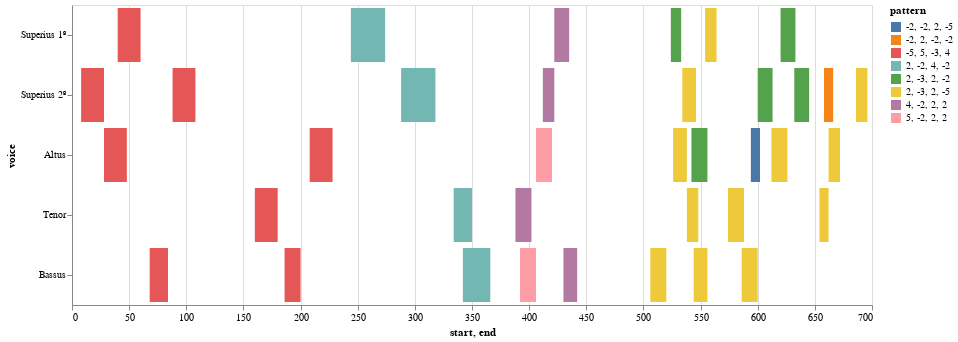

The cell this chart's notebook holds for it:
### Markdown cell above
### Mass Movement Heatmap

### Code cell
## Use this for the Mass Movement Heatmap

nr = mass_movement.notes(combineUnisons=True) 
mel = mass_movement.melodic(df=nr, kind='d', compound=True, unit=0, end=False)
mel_ngrams = mass_movement.ngrams(df=mel, n=4)
entry_ngrams = mass_movement.entries(df=mel, n=4)
mel_ngrams_duration = mass_movement.durations(df=mel, n=4, mask_df=entry_ngrams)
viz.plot_ngrams_heatmap(entry_ngrams, mel_ngrams_duration, selected_patterns=shared_entries, voices=[], includeCount=False)

### Figure 1 — Vega-Lite specification as saved in the notebook (floating-point values rounded to 4 significant figures)
{"config": {"view": {"continuousWidth": 400, "continuousHeight": 300}}, "data": {"name": "data-018c538c0f6de15644c65f3115e88378"}, "mark": "bar", "encoding": {"color": {"type": "nominal", "field": "pattern"}, "opacity": {"condition": {"value": 1, "selection": "selector029"}, "value": 0.2}, "tooltip": [{"type": "quantitative", "field": "start"}, {"type": "quantitative", "field": "end"}, {"type": "nominal", "field": "pattern"}], "x": {"type": "quantitative", "field": "start"}, "x2": {"field": "end"}, "y": {"type": "nominal", "field": "voice", "sort": null}}, "height": 300, "selection": {"selector029": {"type": "multi", "fields": ["pattern"]}}, "width": 800, "$schema": "https://vega.github.io/schema/vega-lite/v4.8.1.json", "datasets": {"data-018c538c0f6de15644c65f3115e88378": [{"start": 40.0, "voice": "Superius 1º", "pattern": "-5, 5, -3, 4", "end": 60.0}, {"start": 244.0, "voice": "Superius 1º", "pattern": "2, -2, 4, -2", "end": 274.0}, {"start": 422.0, "voice": "Superius 1º", "pattern": "4, -2, 2, 2", "end": 435.0}, {"start": 524.0, "voice": "Superius 1º", "pattern": "2, -3, 2, -2", "end": 533.0}, {"start": 554.0, "voice": "Superius 1º", "pattern": "2, -3, 2, -5", "end": 564.0}, {"start": 620.0, "voice": "Superius 1º", "pattern": "2, -3, 2, -2", "end": 633.0}, {"start": 8.0, "voice": "Superius 2º", "pattern": "-5, 5, -3, 4", "end": 28.0}, {"start": 88.0, "voice": "Superius 2º", "pattern": "-5, 5, -3, 4", "end": 108.0}, {"start": 288.0, "voice": "Superius 2º", "pattern": "2, -2, 4, -2", "end": 318.0}, {"start": 412.0, "voice": "Superius 2º", "pattern": "4, -2, 2, 2", "end": 422.0}, {"start": 534.0, "voice": "Superius 2º", "pattern": "2, -3, 2, -5", "end": 546.0}, {"start": 600.0, "voice": "Superius 2º", "pattern": "2, -3, 2, -2", "end": 613.0}, {"start": 632.0, "voice": "Superius 2º", "pattern": "2, -3, 2, -2", "end": 645.0}, {"start": 658.0, "voice": "Superius 2º", "pattern": "-2, 2, -2, -2", "end": 666.0}, {"start": 686.0, "voice": "Superius 2º", "pattern": "2, -3, 2, -5", "end": 696.0}, {"start": 28.0, "voice": "Altus", "pattern": "-5, 5, -3, 4", "end": 48.0}, {"start": 208.0, "voice": "Altus", "pattern": "-5, 5, -3, 4", "end": 228.0}, {"start": 406.0, "voice": "Altus", "pattern": "5, -2, 2, 2", "end": 420.0}, {"start": 526.0, "voice": "Altus", "pattern": "2, -3, 2, -5", "end": 538.0}, {"start": 542.0, "voice": "Altus", "pattern": "2, -3, 2, -2", "end": 556.0}, {"start": 594.0, "voice": "Altus", "pattern": "-2, -2, 2, -5", "end": 602.0}, {"start": 612.0, "voice": "Altus", "pattern": "2, -3, 2, -5", "end": 626.0}, {"start": 662.0, "voice": "Altus", "pattern": "2, -3, 2, -5", "end": 672.0}, {"start": 160.0, "voice": "Tenor", "pattern": "-5, 5, -3, 4", "end": 180.0}, {"start": 334.0, "voice": "Tenor", "pattern": "2, -2, 4, -2", "end": 350.0}, {"start": 388.0, "voice": "Tenor", "pattern": "4, -2, 2, 2", "end": 402.0}, {"start": 538.0, "voice": "Tenor", "pattern": "2, -3, 2, -5", "end": 548.0}, {"start": 574.0, "voice": "Tenor", "pattern": "2, -3, 2, -5", "end": 588.0}, {"start": 654.0, "voice": "Tenor", "pattern": "2, -3, 2, -5", "end": 662.0}, {"start": 68.0, "voice": "Bassus", "pattern": "-5, 5, -3, 4", "end": 84.0}, {"start": 186.0, "voice": "Bassus", "pattern": "-5, 5, -3, 4", "end": 200.0}, {"start": 342.0, "voice": "Bassus", "pattern": "2, -2, 4, -2", "end": 366.0}, {"start": 392.0, "voice": "Bassus", "pattern": "5, -2, 2, 2", "end": 406.0}, {"start": 430.0, "voice": "Bassus", "pattern": "4, -2, 2, 2", "end": 442.0}, {"start": 506.0, "voice": "Bassus", "pattern": "2, -3, 2, -5", "end": 520.0}, {"start": 544.0, "voice": "Bassus", "pattern": "2, -3, 2, -5", "end": 556.0}, {"start": 586.0, "voice": "Bassus", "pattern": "2, -3, 2, -5", "end": 600.0}]}}
